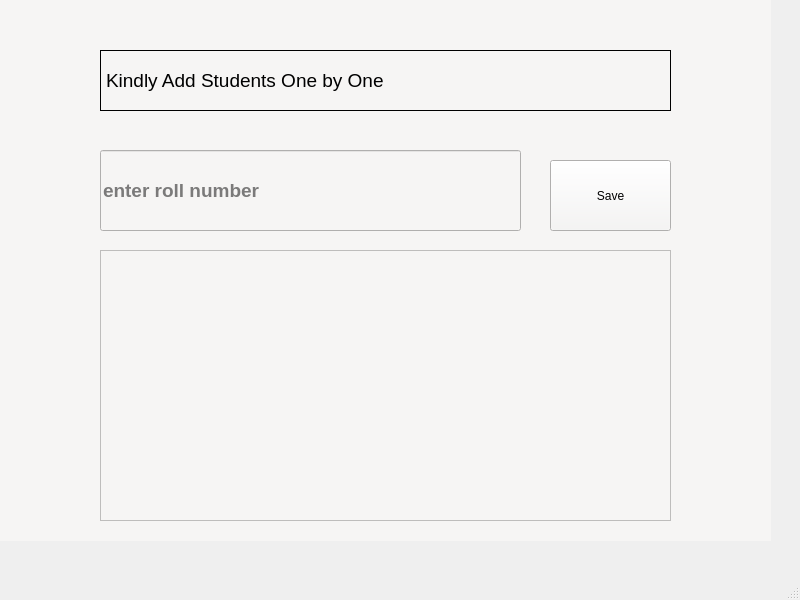
<?xml version="1.0" encoding="UTF-8"?>
<ui version="4.0">
 <class>add_student_window</class>
 <widget class="QMainWindow" name="add_student_window">
  <property name="geometry">
   <rect>
    <x>0</x>
    <y>0</y>
    <width>800</width>
    <height>600</height>
   </rect>
  </property>
  <property name="windowTitle">
   <string>MainWindow</string>
  </property>
  <widget class="QWidget" name="centralwidget">
   <widget class="QWidget" name="add_student_widget" native="true">
    <property name="geometry">
     <rect>
      <x>0</x>
      <y>0</y>
      <width>771</width>
      <height>541</height>
     </rect>
    </property>
    <property name="styleSheet">
     <string notr="true">background-color: rgb(246, 245, 244);</string>
    </property>
    <widget class="QLabel" name="header_add_students">
     <property name="geometry">
      <rect>
       <x>100</x>
       <y>50</y>
       <width>571</width>
       <height>61</height>
      </rect>
     </property>
     <property name="font">
      <font>
       <pointsize>14</pointsize>
      </font>
     </property>
     <property name="frameShape">
      <enum>QFrame::Box</enum>
     </property>
     <property name="text">
      <string>Kindly Add Students One by One</string>
     </property>
    </widget>
    <widget class="QLineEdit" name="add_student_lineEdit">
     <property name="geometry">
      <rect>
       <x>100</x>
       <y>150</y>
       <width>421</width>
       <height>81</height>
      </rect>
     </property>
     <property name="font">
      <font>
       <pointsize>14</pointsize>
       <weight>75</weight>
       <bold>true</bold>
      </font>
     </property>
     <property name="placeholderText">
      <string>enter roll number</string>
     </property>
    </widget>
    <widget class="QPushButton" name="add_student_pushButton">
     <property name="geometry">
      <rect>
       <x>550</x>
       <y>160</y>
       <width>121</width>
       <height>71</height>
      </rect>
     </property>
     <property name="text">
      <string>Save</string>
     </property>
    </widget>
    <widget class="QListWidget" name="roll_number_listWidget">
     <property name="geometry">
      <rect>
       <x>100</x>
       <y>250</y>
       <width>571</width>
       <height>271</height>
      </rect>
     </property>
    </widget>
   </widget>
  </widget>
  <widget class="QMenuBar" name="menubar">
   <property name="geometry">
    <rect>
     <x>0</x>
     <y>0</y>
     <width>800</width>
     <height>22</height>
    </rect>
   </property>
  </widget>
  <widget class="QStatusBar" name="statusbar"/>
 </widget>
 <resources/>
 <connections/>
</ui>
